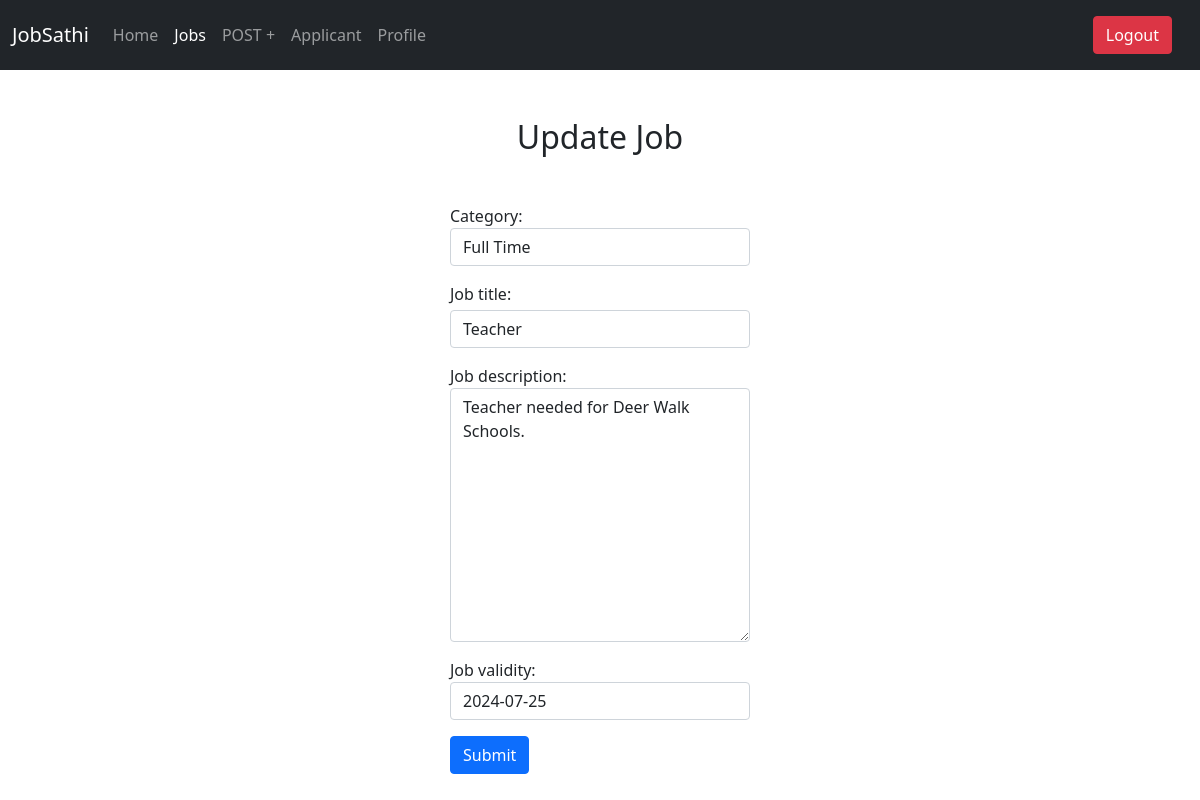
The app's page /job/update/teacher with its own data.
### job/models.py (models this page shows, shortened)
class Job(models.Model):
    user = models.ForeignKey(User, on_delete=models.CASCADE, default="")
    job_title = models.CharField(max_length=150)
    job_description = models.TextField()
    slug = models.SlugField()
    category = models.ForeignKey(Category, on_delete=models.CASCADE)
    job_validity = models.DateField(default=datetime.now, blank=True)
    job_created_at = models.DateTimeField(auto_now_add=True)
    job_updated_at = models.DateTimeField(auto_now=True)
    class Meta:
        db_table = 'job'
        verbose_name = 'Job'
        verbose_name_plural = 'Jobs'

### job/views.py (the view)
# urls.py: path('job/update/<slug:slug>', JobUpdateView.as_view(), name='update'),
class JobUpdateView(SuccessMessageMixin, UpdateView):
    model = Job
    template_name = 'job/form.html'
    form_class = JobForm
    success_url = reverse_lazy('job:list')
    extra_context = {'what': 'Update'}
    success_message = "Job updated successfully."

### job/forms.py
class JobForm(ModelForm):
    class Meta:
        model = Job
        fields = ['category', 'job_title', 'job_description', 'job_validity']
    def __init__(self, *args, **kwargs):
        super().__init__(*args, **kwargs)
        self.fields['job_title'].widget.attrs.update(
            {'class': 'form-control mt-1'}
        )
        self.fields['job_description'].widget.attrs.update(
            {'class': 'form-control', 'placeholder': 'Please add a proper description.'}
        )
        self.fields['category'].widget.attrs.update(
            {'class': 'form-control'}
        )
        self.fields['job_validity'].widget.attrs.update(
            {'class': 'form-control'}
        )

### job/models.py (called while the page is built)
    def __str__(self):
        return self.name

### job/templates/job/form.html (shortened to what this page needs)
{% extends 'dashboard/layout.html' %}
{% block job_active %}
    active
{% endblock %}
{% block content %}
    <h2 class="text-center heading-text m-5">{{ what }} Job</h2>
    <div class="d-flex justify-content-center">
        <form method="POST" class="col-md-3" enctype="multipart/form-data">
            {{ form.as_p }}
            <input type="submit" class="btn btn-primary">
        </form>
    </div>
{% endblock %}

### records on screen
Job: category "Full Time", job_title "Teacher", job_description "Teacher needed for Deer Walk Schools.", job_validity "2024-07-25"

### other values on screen
{{ what }} "Update"
